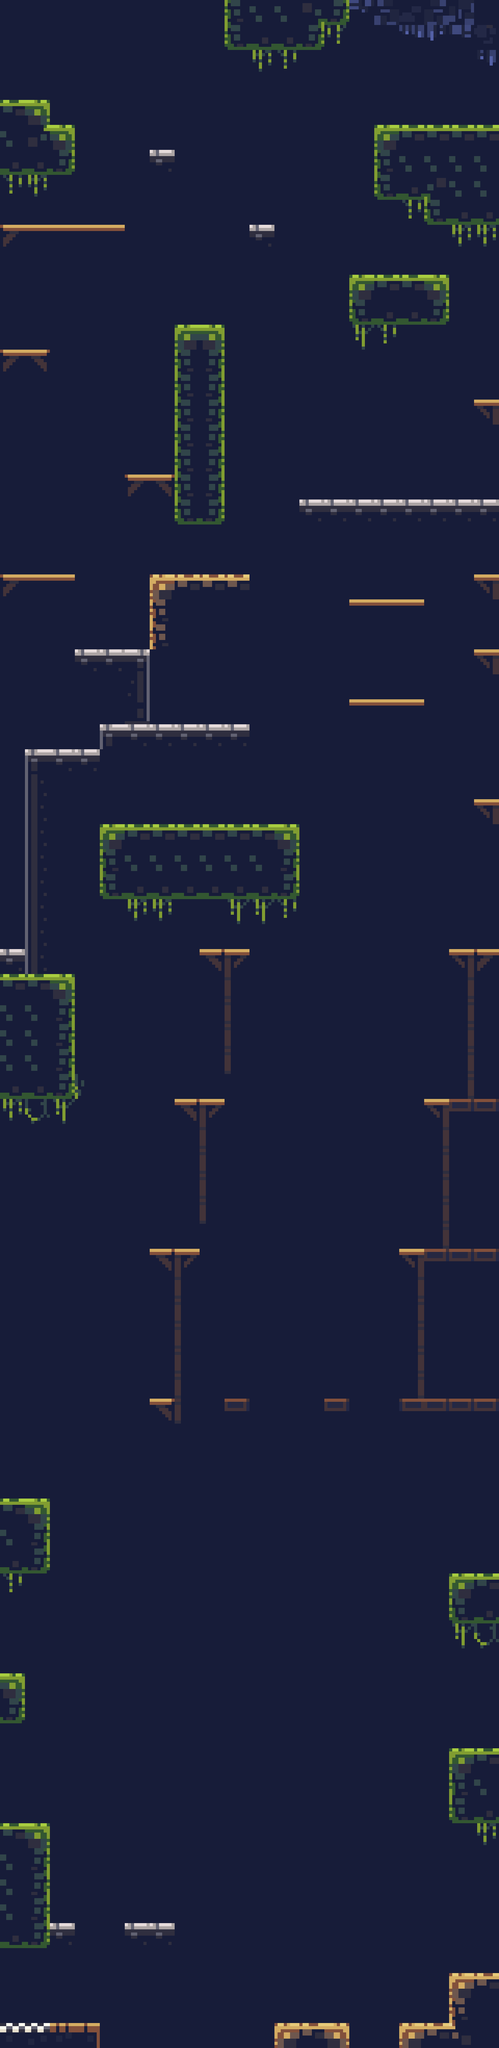

This game map was drawn from its Tiled (.tmx) file and the tilesets committed beside it. A one-line description and the trimmed map source follow:
An orthogonal 20x82 tile map with 64x64 px tiles, 4 tile layers (BG, Terrain, Platforms, FG), 6 tilesets and 116 objects (24x Frog, 22x torch_flame, 22x torch_base, 19x spikes, 17x coin, ...).

<map version="1.10" tiledversion="1.11.2" orientation="orthogonal" renderorder="right-down" width="20" height="82" tilewidth="64" tileheight="64" infinite="0" nextlayerid="13" nextobjectid="301">
 <tileset firstgid="1" source="../tilesets/MP2 Tileset_scaled_64x.tsx" />
 <tileset firstgid="385" source="../tilesets/MP2 Ground Tileset.tsx" />
 <tileset firstgid="475" source="../tilesets/scaled player.tsx" />
 <tileset firstgid="476" source="../tilesets/spikes.tsx" />
 <tileset firstgid="477" source="../tilesets/frog.tsx" />
 <tileset firstgid="478" source="../tilesets/coin.tsx" />
 <layer id="1" name="BG" width="20" height="82">
  <data>[1640 cells, 1640 non-empty, 2 distinct tile ids]</data>
 </layer>
 <objectgroup id="8" name="BG details">
  <object id="139" name="torch_flame" gid="66" x="576" y="896" width="64" height="64" />
  <object id="140" name="torch_flame" gid="66" x="384" y="896" width="64" height="64" />
  <object id="141" name="torch_flame" gid="66" x="512" y="512" width="64" height="64" />
  <object id="142" name="torch_flame" gid="66" x="896" y="384" width="64" height="64" />
  <object id="143" name="torch_flame" gid="66" x="192" y="320" width="64" height="64" />
  <object id="144" name="torch_flame" gid="66" x="768" y="1600" width="64" height="64" />
  <object id="145" name="torch_flame" gid="66" x="64" y="1600" width="64" height="64" />
  <object id="146" name="torch_flame" gid="66" x="256" y="1984" width="64" height="64" />
  <object id="147" name="torch_flame" gid="66" x="704" y="1984" width="64" height="64" />
  <object id="148" name="torch_flame" gid="66" x="1088" y="2240" width="64" height="64" />
  <object id="149" name="torch_flame" gid="66" x="1216" y="2560" width="64" height="64" />
  <object id="150" name="torch_flame" gid="66" x="512" y="2560" width="64" height="64" />
  <object id="151" name="torch_flame" gid="66" x="448" y="2944" width="64" height="64" />
  <object id="152" name="torch_flame" gid="66" x="384" y="3328" width="64" height="64" />
  <object id="153" name="torch_flame" gid="66" x="1088" y="3328" width="64" height="64" />
  <object id="154" name="torch_flame" gid="66" x="1152" y="2944" width="64" height="64" />
  <object id="155" name="torch_flame" gid="66" x="1216" y="3776" width="64" height="64" />
  <object id="156" name="torch_flame" gid="66" x="1216" y="4288" width="64" height="64" />
  <object id="157" name="torch_flame" gid="66" x="0" y="4160" width="64" height="64" />
  <object id="158" name="torch_flame" gid="66" x="0" y="4544" width="64" height="64" />
  <object id="159" name="torch_flame" gid="66" x="64" y="5056" width="64" height="64" />
  <object id="160" name="torch_flame" gid="66" x="1216" y="4800" width="64" height="64" />
  <object id="161" name="torch_base" gid="78" x="1216" y="4864" width="64" height="64" />
  <object id="162" name="torch_base" gid="78" x="1216" y="4352" width="64" height="64" />
  <object id="163" name="torch_base" gid="78" x="0" y="4608" width="64" height="64" />
  <object id="164" name="torch_base" gid="78" x="64" y="5120" width="64" height="64" />
  <object id="165" name="torch_base" gid="78" x="0" y="4224" width="64" height="64" />
  <object id="166" name="torch_base" gid="78" x="1216" y="3840" width="64" height="64" />
  <object id="167" name="torch_base" gid="78" x="1088" y="3392" width="64" height="64" />
  <object id="168" name="torch_base" gid="78" x="384" y="3392" width="64" height="64" />
  <object id="169" name="torch_base" gid="78" x="448" y="3008" width="64" height="64" />
  <object id="170" name="torch_base" gid="78" x="1152" y="3008" width="64" height="64" />
  <object id="171" name="torch_base" gid="78" x="1216" y="2624" width="64" height="64" />
  <object id="172" name="torch_base" gid="78" x="512" y="2624" width="64" height="64" />
  <object id="173" name="torch_base" gid="78" x="1088" y="2304" width="64" height="64" />
  <object id="174" name="torch_base" gid="78" x="256" y="2048" width="64" height="64" />
  <object id="175" name="torch_base" gid="78" x="704" y="2048" width="64" height="64" />
  <object id="176" name="torch_base" gid="78" x="64" y="1664" width="64" height="64" />
  <object id="177" name="torch_base" gid="78" x="768" y="1664" width="64" height="64" />
  <object id="178" name="torch_base" gid="78" x="576" y="960" width="64" height="64" />
  <object id="179" name="torch_base" gid="78" x="384" y="960" width="64" height="64" />
  <object id="180" name="torch_base" gid="78" x="512" y="576" width="64" height="64" />
  <object id="181" name="torch_base" gid="78" x="896" y="448" width="64" height="64" />
  <object id="182" name="torch_base" gid="78" x="192" y="384" width="64" height="64" />
 </objectgroup>
 <layer id="2" name="Terrain" width="20" height="82">
  <data>[1640 cells, 191 non-empty, 40 distinct tile ids]</data>
 </layer>
 <layer id="7" name="Platforms" width="20" height="82">
  <data>[1640 cells, 42 non-empty, 4 distinct tile ids]</data>
 </layer>
 <layer id="12" name="FG" width="20" height="82">
  <data>[1640 cells, 28 non-empty, 9 distinct tile ids]</data>
 </layer>
 <objectgroup id="4" name="Objects">
  <object id="97" name="Cure 1" x="272.667" y="1782.67" width="30.6667" height="29.3333" />
  </objectgroup>
 <objectgroup id="3" name="Moving Objects">
  <!-- 6 objects omitted --></objectgroup>
 <objectgroup id="10" name="Items">
  <!-- 17 objects omitted --></objectgroup>
 <objectgroup id="9" name="Enemies">
  <!-- 24 objects omitted --></objectgroup>
 <objectgroup id="11" name="Data">
  <!-- 1 objects omitted --></objectgroup>
</map>
<!-- 71 of 116 objects omitted -->
